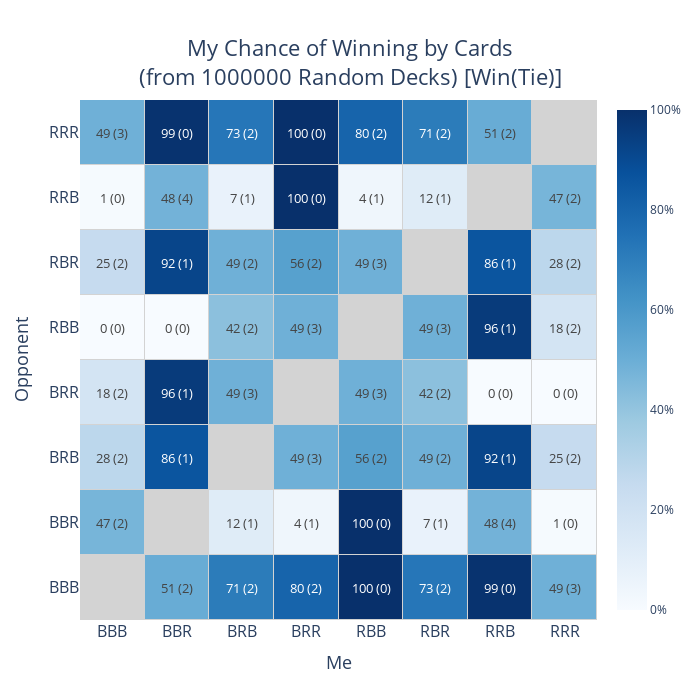
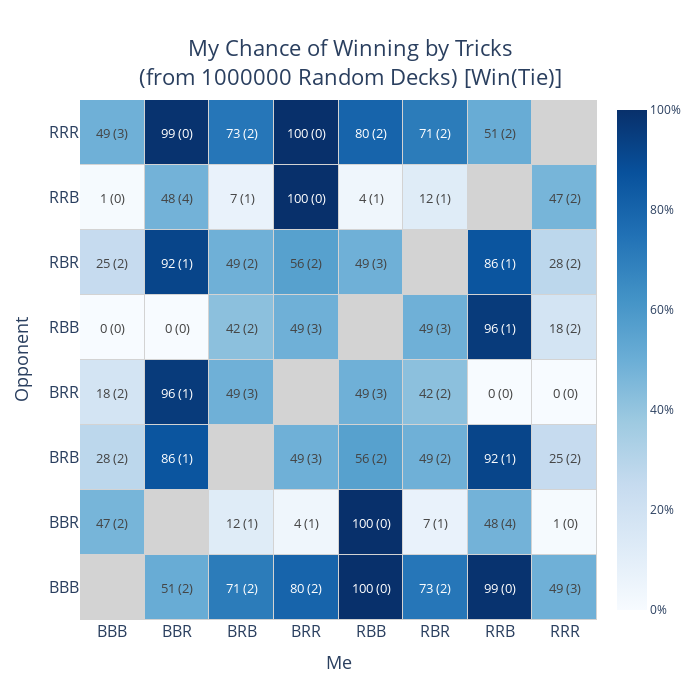

Notebook code for these charts, in order:
### Code cell
get_heatmaps('html')

### Figure 1 — Plotly figure (JSON) as saved in the notebook; plotly's stock layout.template omitted (floating-point values rounded to 4 significant figures)
{"data": [{"colorbar": {"ticksuffix": "%"}, "colorscale": [[0, "rgb(247,251,255)"], [0.125, "rgb(222,235,247)"], [0.25, "rgb(198,219,239)"], [0.375, "rgb(158,202,225)"], [0.5, "rgb(107,174,214)"], [0.625, "rgb(66,146,198)"], [0.75, "rgb(33,113,181)"], [0.875, "rgb(8,81,156)"], [1, "rgb(8,48,107)"]], "hovertemplate": "Me: %{x}<br />Opponent: %{y}", "name": "", "text": [["49 (3)", "99 (0)", "73 (2)", "100 (0)", "80 (2)", "71 (2)", "51 (2)", ""], ["1 (0)", "48 (4)", "7 (1)", "100 (0)", "4 (1)", "12 (1)", "", "47 (2)"], ["25 (2)", "92 (1)", "49 (2)", "56 (2)", "49 (3)", "", "86 (1)", "28 (2)"], ["0 (0)", "0 (0)", "42 (2)", "49 (3)", "", "49 (3)", "96 (1)", "18 (2)"], ["18 (2)", "96 (1)", "49 (3)", "", "49 (3)", "42 (2)", "0 (0)", "0 (0)"], ["28 (2)", "86 (1)", "", "49 (3)", "56 (2)", "49 (2)", "92 (1)", "25 (2)"], ["47 (2)", "", "12 (1)", "4 (1)", "100 (0)", "7 (1)", "48 (4)", "1 (0)"], ["", "51 (2)", "71 (2)", "80 (2)", "100 (0)", "73 (2)", "99 (0)", "49 (3)"]], "textfont": {"size": 13}, "texttemplate": "%{text}", "type": "heatmap", "x": ["BBB", "BBR", "BRB", "BRR", "RBB", "RBR", "RRB", "RRR"], "xgap": 1, "y": ["RRR", "RRB", "RBR", "RBB", "BRR", "BRB", "BBR", "BBB"], "ygap": 1, "z": [[49, 99, 73, 100, 80, 71, 51, null], [1, 48, 7, 100, 4, 12, null, 47], [25, 92, 49, 56, 49, null, 86, 28], [0, 0, 42, 49, null, 49, 96, 18], [18, 96, 49, null, 49, 42, 0, 0], [28, 86, null, 49, 56, 49, 92, 25], [47, null, 12, 4, 100, 7, 48, 1], [null, 51, 71, 80, 100, 73, 99, 49]], "zmax": 100, "zmin": 0}], "layout": {"height": 700, "plot_bgcolor": "lightgray", "title": {"font": {"size": 22}, "text": "My Chance of Winning by Cards<br />(from 1000000 Random Decks) [Win(Tie)]", "x": 0.5, "y": 0.92}, "width": 700, "xaxis": {"showgrid": false, "tickfont": {"size": 16}, "title": {"font": {"size": 18}, "text": "Me"}}, "yaxis": {"autorange": "reversed", "showgrid": false, "tickfont": {"size": 16}, "title": {"font": {"size": 18}, "text": "Opponent"}}}}

### Figure 2 — Plotly figure (JSON) as saved in the notebook; plotly's stock layout.template omitted (floating-point values rounded to 4 significant figures)
{"data": [{"colorbar": {"ticksuffix": "%"}, "colorscale": [[0, "rgb(247,251,255)"], [0.125, "rgb(222,235,247)"], [0.25, "rgb(198,219,239)"], [0.375, "rgb(158,202,225)"], [0.5, "rgb(107,174,214)"], [0.625, "rgb(66,146,198)"], [0.75, "rgb(33,113,181)"], [0.875, "rgb(8,81,156)"], [1, "rgb(8,48,107)"]], "hovertemplate": "Me: %{x}<br />Opponent: %{y}", "name": "", "text": [["49 (3)", "99 (0)", "73 (2)", "100 (0)", "80 (2)", "71 (2)", "51 (2)", ""], ["1 (0)", "48 (4)", "7 (1)", "100 (0)", "4 (1)", "12 (1)", "", "47 (2)"], ["25 (2)", "92 (1)", "49 (2)", "56 (2)", "49 (3)", "", "86 (1)", "28 (2)"], ["0 (0)", "0 (0)", "42 (2)", "49 (3)", "", "49 (3)", "96 (1)", "18 (2)"], ["18 (2)", "96 (1)", "49 (3)", "", "49 (3)", "42 (2)", "0 (0)", "0 (0)"], ["28 (2)", "86 (1)", "", "49 (3)", "56 (2)", "49 (2)", "92 (1)", "25 (2)"], ["47 (2)", "", "12 (1)", "4 (1)", "100 (0)", "7 (1)", "48 (4)", "1 (0)"], ["", "51 (2)", "71 (2)", "80 (2)", "100 (0)", "73 (2)", "99 (0)", "49 (3)"]], "textfont": {"size": 13}, "texttemplate": "%{text}", "type": "heatmap", "x": ["BBB", "BBR", "BRB", "BRR", "RBB", "RBR", "RRB", "RRR"], "xgap": 1, "y": ["RRR", "RRB", "RBR", "RBB", "BRR", "BRB", "BBR", "BBB"], "ygap": 1, "z": [[49, 99, 73, 100, 80, 71, 51, null], [1, 48, 7, 100, 4, 12, null, 47], [25, 92, 49, 56, 49, null, 86, 28], [0, 0, 42, 49, null, 49, 96, 18], [18, 96, 49, null, 49, 42, 0, 0], [28, 86, null, 49, 56, 49, 92, 25], [47, null, 12, 4, 100, 7, 48, 1], [null, 51, 71, 80, 100, 73, 99, 49]], "zmax": 100, "zmin": 0}], "layout": {"height": 700, "plot_bgcolor": "lightgray", "title": {"font": {"size": 22}, "text": "My Chance of Winning by Tricks<br />(from 1000000 Random Decks) [Win(Tie)]", "x": 0.5, "y": 0.92}, "width": 700, "xaxis": {"showgrid": false, "tickfont": {"size": 16}, "title": {"font": {"size": 18}, "text": "Me"}}, "yaxis": {"autorange": "reversed", "showgrid": false, "tickfont": {"size": 16}, "title": {"font": {"size": 18}, "text": "Opponent"}}}}
